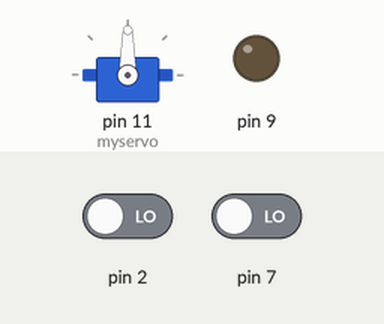
The sketch below on a simulated Arduino Uno, built with avr-gcc and run on an emulated ATmega328P. On the bench: servo, output pins drawn as LEDs (lit = HIGH). The test bench sets the inputs (shaded band); at power-on: pin 2 LOW, pin 7 LOW.

Above: at 1.2 s.
1.3 s: pin 2 driven HIGH
At 4.1 s:
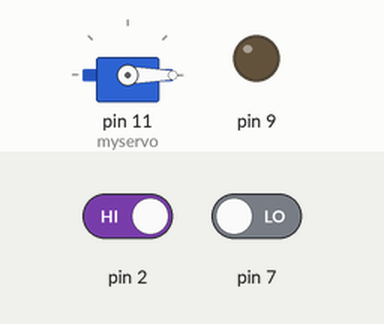
Timing chart, 0 to 5.6 s (numbered marks = the images above; inputs shaded):
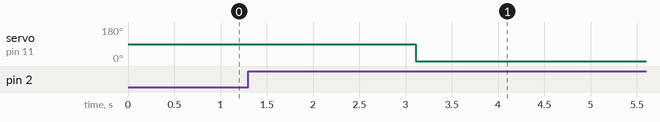

Measured:
- after the input at 1.3 s, servo on pin 11 (myservo): 90° → 0° after 1.8 s

The sketch:

IDE_code.ino
```cpp
#include <Servo.h>

Servo myservo;

void setup() {
  // exit pressure-plate
  pinMode(2, INPUT);
  // enter pressure-plate
  pinMode(7, INPUT);
  pinMode(9, OUTPUT);
  // servo to block or allow the door to open
  myservo.attach(11);
  // goes from 180 degrees to 0 degrees
  for (int pos = 180; pos >= 0; pos -= 1) {
    // tell servo to go to position in variable pos
    myservo.write(pos);
  }
  myservo.write(90);
}

int person_enter = 0;
// limit of people allowed in the area
int max = 3;

void loop() {
  const int d = 14;
  delay(5);
  if (person_enter < 0) {
    person_enter = 0;
  }
  if (digitalRead(2) == 1) {
    // someone entered
    person_enter = person_enter + 1;
    delay(600);
    // checks if reached limit of people allowed in the area
    if (person_enter > max - 1) {
      myservo.write(0);
      delay(d);
    }
  }
  if (digitalRead(7) == 1) {
    // someone left
    person_enter = person_enter - 1;
    delay(600);
    // checks if below the limit of people allowed in the area
    if (person_enter < max) {
      myservo.write(90);
      delay(d);
    }
  }
}
```
